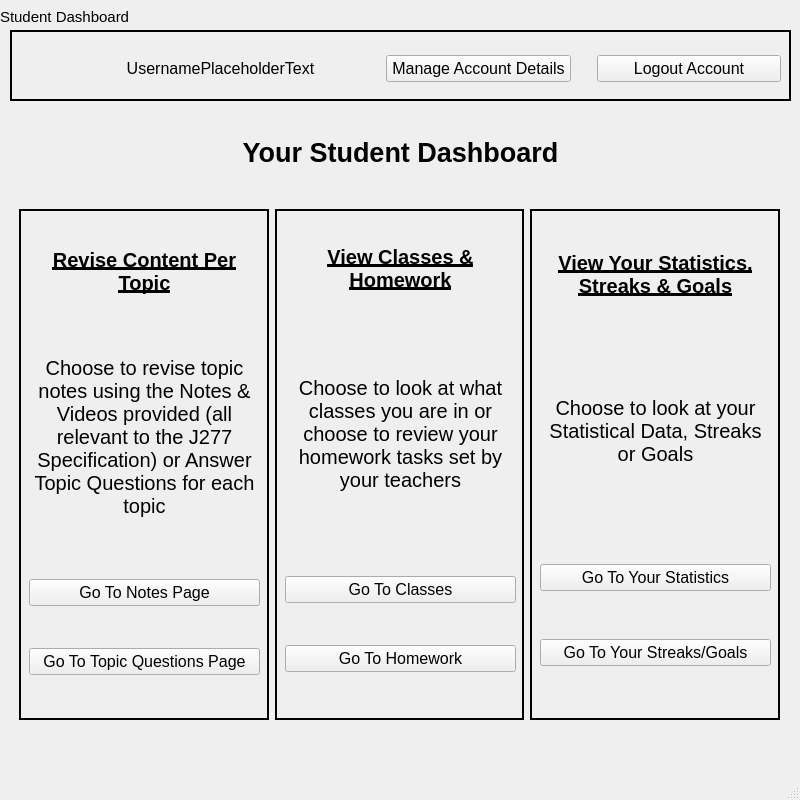
<?xml version="1.0" encoding="UTF-8"?>
<ui version="4.0">
 <class>MainWindow</class>
 <widget class="QMainWindow" name="MainWindow">
  <property name="geometry">
   <rect>
    <x>0</x>
    <y>0</y>
    <width>800</width>
    <height>800</height>
   </rect>
  </property>
  <property name="sizePolicy">
   <sizepolicy hsizetype="Fixed" vsizetype="Fixed">
    <horstretch>0</horstretch>
    <verstretch>0</verstretch>
   </sizepolicy>
  </property>
  <property name="minimumSize">
   <size>
    <width>800</width>
    <height>800</height>
   </size>
  </property>
  <property name="maximumSize">
   <size>
    <width>800</width>
    <height>800</height>
   </size>
  </property>
  <property name="windowTitle">
   <string>MainWindow</string>
  </property>
  <widget class="QWidget" name="centralwidget">
   <widget class="QLabel" name="labelForPage_3">
    <property name="geometry">
     <rect>
      <x>0</x>
      <y>0</y>
      <width>131</width>
      <height>33</height>
     </rect>
    </property>
    <property name="font">
     <font>
      <pointsize>11</pointsize>
      <weight>50</weight>
      <bold>false</bold>
      <kerning>true</kerning>
     </font>
    </property>
    <property name="tabletTracking">
     <bool>false</bool>
    </property>
    <property name="layoutDirection">
     <enum>Qt::LeftToRight</enum>
    </property>
    <property name="styleSheet">
     <string notr="true"/>
    </property>
    <property name="text">
     <string>Student Dashboard</string>
    </property>
   </widget>
   <widget class="QWidget" name="verticalLayoutWidget_2">
    <property name="geometry">
     <rect>
      <x>70</x>
      <y>112</y>
      <width>661</width>
      <height>81</height>
     </rect>
    </property>
    <layout class="QVBoxLayout" name="welcomeLayout_2">
     <item>
      <widget class="QLabel" name="welcomeHeader_2">
       <property name="font">
        <font>
         <pointsize>20</pointsize>
         <weight>75</weight>
         <bold>true</bold>
        </font>
       </property>
       <property name="mouseTracking">
        <bool>true</bool>
       </property>
       <property name="layoutDirection">
        <enum>Qt::LeftToRight</enum>
       </property>
       <property name="styleSheet">
        <string notr="true"/>
       </property>
       <property name="text">
        <string>Your Student Dashboard</string>
       </property>
       <property name="alignment">
        <set>Qt::AlignCenter</set>
       </property>
      </widget>
     </item>
    </layout>
   </widget>
   <widget class="QWidget" name="horizontalLayoutWidget_2">
    <property name="geometry">
     <rect>
      <x>19</x>
      <y>209</y>
      <width>761</width>
      <height>511</height>
     </rect>
    </property>
    <layout class="QHBoxLayout" name="horizontalLayout_2">
     <item>
      <widget class="QFrame" name="frame">
       <property name="frameShape">
        <enum>QFrame::Box</enum>
       </property>
       <property name="frameShadow">
        <enum>QFrame::Plain</enum>
       </property>
       <property name="lineWidth">
        <number>2</number>
       </property>
       <widget class="QWidget" name="verticalLayoutWidget">
        <property name="geometry">
         <rect>
          <x>10</x>
          <y>3</y>
          <width>231</width>
          <height>501</height>
         </rect>
        </property>
        <layout class="QVBoxLayout" name="verticalLayout">
         <item>
          <widget class="QLabel" name="label">
           <property name="sizePolicy">
            <sizepolicy hsizetype="Minimum" vsizetype="Fixed">
             <horstretch>0</horstretch>
             <verstretch>0</verstretch>
            </sizepolicy>
           </property>
           <property name="font">
            <font>
             <pointsize>15</pointsize>
             <weight>75</weight>
             <bold>true</bold>
             <underline>true</underline>
            </font>
           </property>
           <property name="text">
            <string>Revise Content Per Topic</string>
           </property>
           <property name="alignment">
            <set>Qt::AlignHCenter|Qt::AlignTop</set>
           </property>
           <property name="wordWrap">
            <bool>true</bool>
           </property>
          </widget>
         </item>
         <item>
          <widget class="QLabel" name="label_3">
           <property name="sizePolicy">
            <sizepolicy hsizetype="Preferred" vsizetype="Fixed">
             <horstretch>0</horstretch>
             <verstretch>0</verstretch>
            </sizepolicy>
           </property>
           <property name="minimumSize">
            <size>
             <width>0</width>
             <height>200</height>
            </size>
           </property>
           <property name="maximumSize">
            <size>
             <width>16777215</width>
             <height>200</height>
            </size>
           </property>
           <property name="font">
            <font>
             <pointsize>15</pointsize>
            </font>
           </property>
           <property name="text">
            <string>Choose to revise topic notes using the Notes &amp; Videos provided (all relevant to the J277 Specification) or Answer Topic Questions for each topic</string>
           </property>
           <property name="alignment">
            <set>Qt::AlignCenter</set>
           </property>
           <property name="wordWrap">
            <bool>true</bool>
           </property>
          </widget>
         </item>
         <item>
          <widget class="QPushButton" name="goToNotes">
           <property name="font">
            <font>
             <pointsize>12</pointsize>
            </font>
           </property>
           <property name="text">
            <string>Go To Notes Page</string>
           </property>
          </widget>
         </item>
         <item>
          <widget class="QPushButton" name="goToQuestionTopics">
           <property name="font">
            <font>
             <pointsize>12</pointsize>
            </font>
           </property>
           <property name="text">
            <string>Go To Topic Questions Page</string>
           </property>
          </widget>
         </item>
        </layout>
       </widget>
      </widget>
     </item>
     <item>
      <widget class="QFrame" name="frame_2">
       <property name="frameShape">
        <enum>QFrame::Box</enum>
       </property>
       <property name="frameShadow">
        <enum>QFrame::Plain</enum>
       </property>
       <property name="lineWidth">
        <number>2</number>
       </property>
       <widget class="QWidget" name="verticalLayoutWidget_3">
        <property name="geometry">
         <rect>
          <x>10</x>
          <y>0</y>
          <width>231</width>
          <height>501</height>
         </rect>
        </property>
        <layout class="QVBoxLayout" name="verticalLayout_2">
         <item>
          <widget class="QLabel" name="label_2">
           <property name="sizePolicy">
            <sizepolicy hsizetype="Minimum" vsizetype="Fixed">
             <horstretch>0</horstretch>
             <verstretch>0</verstretch>
            </sizepolicy>
           </property>
           <property name="font">
            <font>
             <pointsize>15</pointsize>
             <weight>75</weight>
             <bold>true</bold>
             <underline>true</underline>
            </font>
           </property>
           <property name="text">
            <string>View Classes &amp; Homework</string>
           </property>
           <property name="alignment">
            <set>Qt::AlignHCenter|Qt::AlignTop</set>
           </property>
           <property name="wordWrap">
            <bool>true</bool>
           </property>
          </widget>
         </item>
         <item>
          <widget class="QLabel" name="label_4">
           <property name="sizePolicy">
            <sizepolicy hsizetype="Preferred" vsizetype="Fixed">
             <horstretch>0</horstretch>
             <verstretch>0</verstretch>
            </sizepolicy>
           </property>
           <property name="minimumSize">
            <size>
             <width>0</width>
             <height>200</height>
            </size>
           </property>
           <property name="maximumSize">
            <size>
             <width>16777215</width>
             <height>200</height>
            </size>
           </property>
           <property name="font">
            <font>
             <pointsize>15</pointsize>
            </font>
           </property>
           <property name="text">
            <string>Choose to look at what classes you are in or choose to review your homework tasks set by your teachers</string>
           </property>
           <property name="alignment">
            <set>Qt::AlignCenter</set>
           </property>
           <property name="wordWrap">
            <bool>true</bool>
           </property>
          </widget>
         </item>
         <item>
          <widget class="QPushButton" name="goToClass">
           <property name="font">
            <font>
             <pointsize>12</pointsize>
            </font>
           </property>
           <property name="text">
            <string>Go To Classes</string>
           </property>
          </widget>
         </item>
         <item>
          <widget class="QPushButton" name="goToHomework">
           <property name="font">
            <font>
             <pointsize>12</pointsize>
            </font>
           </property>
           <property name="text">
            <string>Go To Homework</string>
           </property>
          </widget>
         </item>
        </layout>
       </widget>
      </widget>
     </item>
     <item>
      <widget class="QFrame" name="frame_3">
       <property name="frameShape">
        <enum>QFrame::Box</enum>
       </property>
       <property name="frameShadow">
        <enum>QFrame::Plain</enum>
       </property>
       <property name="lineWidth">
        <number>2</number>
       </property>
       <widget class="QWidget" name="verticalLayoutWidget_4">
        <property name="geometry">
         <rect>
          <x>10</x>
          <y>0</y>
          <width>231</width>
          <height>501</height>
         </rect>
        </property>
        <layout class="QVBoxLayout" name="verticalLayout_3">
         <item>
          <widget class="QLabel" name="label_5">
           <property name="sizePolicy">
            <sizepolicy hsizetype="Minimum" vsizetype="Fixed">
             <horstretch>0</horstretch>
             <verstretch>0</verstretch>
            </sizepolicy>
           </property>
           <property name="font">
            <font>
             <pointsize>15</pointsize>
             <weight>75</weight>
             <bold>true</bold>
             <underline>true</underline>
            </font>
           </property>
           <property name="text">
            <string>View Your Statistics, Streaks &amp; Goals</string>
           </property>
           <property name="alignment">
            <set>Qt::AlignHCenter|Qt::AlignTop</set>
           </property>
           <property name="wordWrap">
            <bool>true</bool>
           </property>
          </widget>
         </item>
         <item>
          <widget class="QLabel" name="label_6">
           <property name="sizePolicy">
            <sizepolicy hsizetype="Preferred" vsizetype="Fixed">
             <horstretch>0</horstretch>
             <verstretch>0</verstretch>
            </sizepolicy>
           </property>
           <property name="minimumSize">
            <size>
             <width>0</width>
             <height>150</height>
            </size>
           </property>
           <property name="maximumSize">
            <size>
             <width>16777215</width>
             <height>170</height>
            </size>
           </property>
           <property name="font">
            <font>
             <pointsize>15</pointsize>
            </font>
           </property>
           <property name="text">
            <string>Choose to look at your Statistical Data, Streaks or Goals</string>
           </property>
           <property name="alignment">
            <set>Qt::AlignCenter</set>
           </property>
           <property name="wordWrap">
            <bool>true</bool>
           </property>
          </widget>
         </item>
         <item>
          <widget class="QPushButton" name="goToStatistics">
           <property name="font">
            <font>
             <pointsize>12</pointsize>
            </font>
           </property>
           <property name="text">
            <string>Go To Your Statistics</string>
           </property>
          </widget>
         </item>
         <item>
          <widget class="QPushButton" name="goToStreaksGoals">
           <property name="font">
            <font>
             <pointsize>12</pointsize>
            </font>
           </property>
           <property name="text">
            <string>Go To Your Streaks/Goals</string>
           </property>
          </widget>
         </item>
        </layout>
       </widget>
      </widget>
     </item>
    </layout>
   </widget>
   <widget class="QFrame" name="frame_4">
    <property name="geometry">
     <rect>
      <x>10</x>
      <y>30</y>
      <width>781</width>
      <height>71</height>
     </rect>
    </property>
    <property name="frameShape">
     <enum>QFrame::Box</enum>
    </property>
    <property name="frameShadow">
     <enum>QFrame::Plain</enum>
    </property>
    <property name="lineWidth">
     <number>2</number>
    </property>
    <widget class="QWidget" name="horizontalLayoutWidget">
     <property name="geometry">
      <rect>
       <x>10</x>
       <y>0</y>
       <width>761</width>
       <height>77</height>
      </rect>
     </property>
     <layout class="QHBoxLayout" name="horizontalLayout">
      <item>
       <widget class="QLabel" name="image">
        <property name="sizePolicy">
         <sizepolicy hsizetype="Preferred" vsizetype="Preferred">
          <horstretch>0</horstretch>
          <verstretch>0</verstretch>
         </sizepolicy>
        </property>
        <property name="maximumSize">
         <size>
          <width>55</width>
          <height>55</height>
         </size>
        </property>
        <property name="text">
         <string/>
        </property>
        <property name="pixmap">
         <pixmap>../../../../../../Downloads/images__1_-removebg-preview.png</pixmap>
        </property>
        <property name="scaledContents">
         <bool>true</bool>
        </property>
       </widget>
      </item>
      <item>
       <widget class="QLabel" name="username">
        <property name="sizePolicy">
         <sizepolicy hsizetype="Fixed" vsizetype="Preferred">
          <horstretch>0</horstretch>
          <verstretch>0</verstretch>
         </sizepolicy>
        </property>
        <property name="minimumSize">
         <size>
          <width>279</width>
          <height>0</height>
         </size>
        </property>
        <property name="maximumSize">
         <size>
          <width>279</width>
          <height>16777215</height>
         </size>
        </property>
        <property name="font">
         <font>
          <pointsize>12</pointsize>
         </font>
        </property>
        <property name="text">
         <string>UsernamePlaceholderText</string>
        </property>
        <property name="alignment">
         <set>Qt::AlignCenter</set>
        </property>
       </widget>
      </item>
      <item>
       <spacer name="horizontalSpacer_3">
        <property name="orientation">
         <enum>Qt::Horizontal</enum>
        </property>
        <property name="sizeType">
         <enum>QSizePolicy::Fixed</enum>
        </property>
        <property name="sizeHint" stdset="0">
         <size>
          <width>20</width>
          <height>20</height>
         </size>
        </property>
       </spacer>
      </item>
      <item>
       <widget class="QPushButton" name="manageAccountDetails">
        <property name="font">
         <font>
          <pointsize>12</pointsize>
         </font>
        </property>
        <property name="text">
         <string>Manage Account Details</string>
        </property>
       </widget>
      </item>
      <item>
       <spacer name="horizontalSpacer_2">
        <property name="orientation">
         <enum>Qt::Horizontal</enum>
        </property>
        <property name="sizeType">
         <enum>QSizePolicy::Fixed</enum>
        </property>
        <property name="sizeHint" stdset="0">
         <size>
          <width>20</width>
          <height>20</height>
         </size>
        </property>
       </spacer>
      </item>
      <item>
       <widget class="QPushButton" name="logoutAccount">
        <property name="font">
         <font>
          <pointsize>12</pointsize>
         </font>
        </property>
        <property name="text">
         <string>Logout Account</string>
        </property>
       </widget>
      </item>
     </layout>
    </widget>
   </widget>
  </widget>
  <widget class="QMenuBar" name="menubar">
   <property name="geometry">
    <rect>
     <x>0</x>
     <y>0</y>
     <width>800</width>
     <height>21</height>
    </rect>
   </property>
  </widget>
  <widget class="QStatusBar" name="statusbar"/>
 </widget>
 <resources/>
 <connections/>
</ui>
